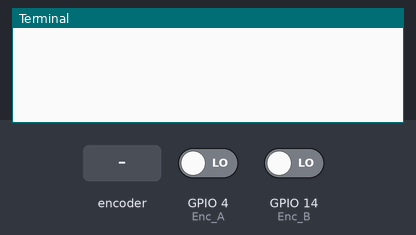
Simulated run of this program. Board: Raspberry Pi (BCM pin numbers). Parts: the last lines printed to the terminal. The test bench sets the inputs (shaded band); at power-on: GPIO 4 (Enc_A) LOW, GPIO 14 (Enc_B) LOW. The clock reads 2024-03-15 10:24:30 at power-on unless the program sets it.

Above: at 1.2 s.
1.3 s: rotary encoder on GPIO 4 (Enc_A) / GPIO 14 (Enc_B) turned 3 steps (first pin leading)
At 2.4 s:
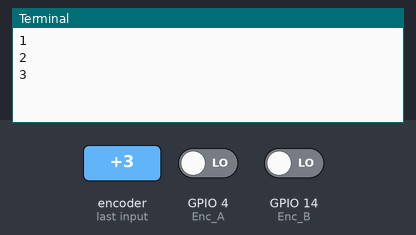
3.4 s: rotary encoder on GPIO 4 (Enc_A) / GPIO 14 (Enc_B) turned 1 step (first pin leading)
At 4.0 s:
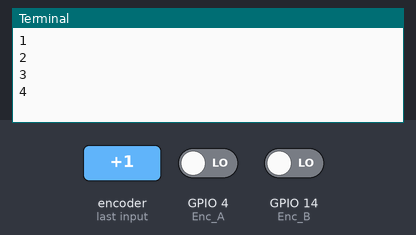
Timing chart, 0 to 6.4 s (numbered marks = the images above; inputs shaded):
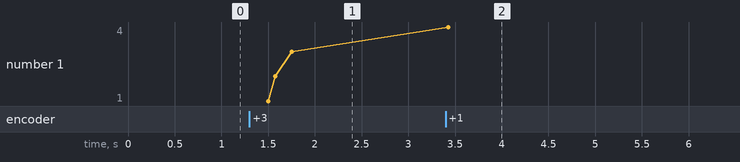

Measured:
- after the input at 1.3 s, the terminal: prints a new line after 0.20 s (image 1)
- after the input at 3.4 s, the terminal: prints a new line at once (image 2)
- plotted number 1: 3 → 4 after the input at 3.4 s

The program:

interrupt.py
```python
#!/usr/bin/env python
import RPi.GPIO as GPIO
import threading
from time import sleep
import datetime

                  # GPIO Ports
Enc_A = 4              # Encoder input A: input GPIO 4
Enc_B = 14                   # Encoder input B: input GPIO 14
Counter = 0
Tmp = 0

Rotary_counter = 0           # Start counting from 0
Current_A = 1               # Assume that rotary switch is not
Current_B = 1               # moving while we init software

last_tick = datetime.datetime.now()

LockRotary = threading.Lock()      # create lock for rotary switch


# initialize interrupt handlers
def init():
   GPIO.setwarnings(True)
   GPIO.setmode(GPIO.BCM)               # Use BCM mode
                                 # define the Encoder switch inputs
   GPIO.setup(Enc_A, GPIO.IN, pull_up_down=GPIO.PUD_DOWN)
   GPIO.setup(Enc_B, GPIO.IN,  pull_up_down=GPIO.PUD_DOWN)

   GPIO.add_event_detect(Enc_A, GPIO.BOTH, callback=interrupt_both)
   GPIO.add_event_detect(Enc_B, GPIO.BOTH, callback=interrupt_both)

   return

def interrupt_both(arg):
   global Counter
   global Tmp
   global last_tick
   divider = float(10000)

   current_tick = datetime.datetime.now()

   tick = current_tick - last_tick

   multiplier = (1 / float (tick.microseconds / divider))
   #print "\n"
   #if tick.microseconds < 8853:
   #   print "fast"
   #else:
   #   print "slow"

   if arg == Enc_A:

      a = datetime.datetime.now()

      if GPIO.input(Enc_A)^GPIO.input(Enc_B):
         Tmp += 1
      else:
         Tmp -= 1

   elif arg == Enc_B:

      if GPIO.input(Enc_A)^GPIO.input(Enc_B):
         Tmp -= 1
      else:
         Tmp += 1

   if multiplier < 1:
      multiplier = 1
   #print "___________\n"
   #print int(multiplier)
   #print "___________\n"
   #print int((Tmp)/4)
   last_tick = datetime.datetime.now()

   if Tmp > 2:
         Counter += 1
         print Counter
         Tmp = 0

   elif Tmp < -2:
         Counter -= 1
         print Counter
         Tmp = 0


def interrupt_A(arg):
   global Counter
   if GPIO.input(Enc_B) == 0:
      Counter += 1
      print Counter
   else:
      return

def interrupt_B(arg):
   global Counter
   if GPIO.input(Enc_A) == 0:
      Counter -= 1
      print Counter
   else:
      return


# Rotarty encoder interrupt:
# this one is called for both inputs from rotary switch (A and B)
def rotary_interrupt(A_or_B):
   #print "interrupt"
   print A_or_B
   #print GPIO.input(Enc_A)^GPIO.input(Enc_B)
   #print GPIO.input(Enc_A)
   #print GPIO.input(Enc_B)
   return                                 # THAT'S IT

# Main loop. Demonstrate reading, direction and speed of turning left/rignt
def main():

   init()                              # Init interrupts, GPIO, ...

   while True :                        # start test
      sleep(0.1)                        # sleep 100 msec

# start main demo function
main()
```
